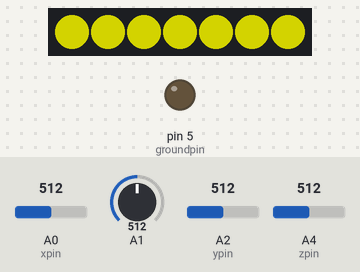
Simulated run of this sketch. Board: Arduino Uno, built with avr-gcc and run on an emulated ATmega328P. Shown: 7 RGB LEDs in strip order, left to right, output pins drawn as LEDs (lit = HIGH). Inputs (shaded band) come from the test bench; at power-on: A1 = 512, A0 (xpin) = 512, A2 (ypin) = 512, A4 (zpin) = 512. Dim RGB values are drawn brighter than linear; pins used as bus, display or sensor lines are not drawn; what the sketch prints to the serial monitor is not drawn.

Above: at 1.2 s.
1.3 s: A1 set to 591
2.8 s: A1 set to 611
At 3.3 s:
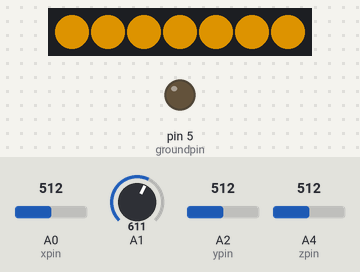
4.3 s: A1 set to 686
5.8 s: A1 set to 718
At 6.6 s:
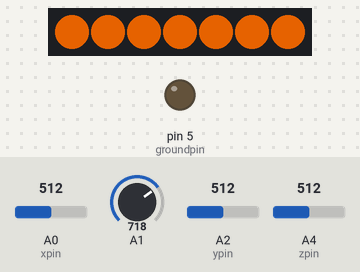
7.3 s: A1 set to 306
At 8.1 s:
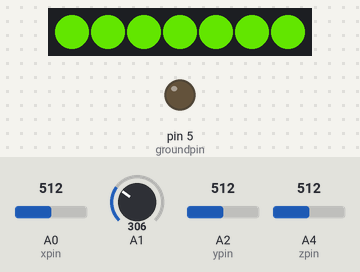
8.8 s: A1 set to 387
10.3 s: A1 set to 414
At 11.0 s:
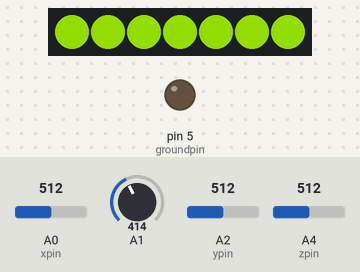
Timing chart, 0 to 12.9 s (numbered marks = the images above; inputs shaded):
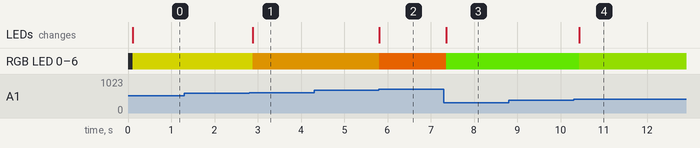

Measured:
- after the input at 1.3 s, every drawn part: stays the same
- after the input at 2.8 s, RGB LED 0–6: RGB(125, 125, 0) → RGB(150, 100, 0) after 0.08 s; the LEDs: change after 0.08 s (image 1)
- after the input at 4.3 s, every drawn part: stays the same
- after the input at 5.8 s, RGB LED 0–6: RGB(150, 100, 0) → RGB(175, 75, 0) at once; the LEDs: change at once (image 2)
- after the input at 7.3 s, RGB LED 0–6: RGB(175, 75, 0) → RGB(75, 175, 0) after 0.05 s; the LEDs: change after 0.05 s (image 3)
- after the input at 8.8 s, every drawn part: stays the same
- after the input at 10.3 s, RGB LED 0–6: RGB(75, 175, 0) → RGB(100, 150, 0) after 0.14 s; the LEDs: change after 0.14 s (image 4)

The sketch:

progra_final.ino
```cpp
#include <Adafruit_NeoPixel.h>
#define PINLED           6

#define NUMPIXELS      7
#define beta 4090 //beta del termistor

Adafruit_NeoPixel pixels = Adafruit_NeoPixel(NUMPIXELS, PINLED, NEO_GRB + NEO_KHZ800);
int delayval = 25; // delay for half a second


///////////////////variables de luis /////////////////////
const int groundpin = 5;             // analog input pin 5 -- ground
const int powerpin = 7;              // analog input pin 7 -- voltage
const int xpin = A0;                  // x-axis of the accelerometer
const int ypin = A2;                  // y-axis
const int zpin = A4;                  // z-axis (only on 3-axis models)
////////////////////////////////////////////////////////////////////////

void setup() {
  pixels.begin(); // This initializes the NeoPixel library;
  Serial.begin(9600);


  ////////////////////////// set de luis para xbee//////////////
  // Provide ground and power by using the analog inputs as normal
  // digital pins.  This makes it possible to directly connect the
  // breakout board to the Arduino.  If you use the normal 5V and
  // GND pins on the Arduino, you can remove these lines.
  pinMode(groundpin, OUTPUT);
  pinMode(powerpin, OUTPUT);
  digitalWrite(groundpin, LOW);
  digitalWrite(powerpin, HIGH);
  /////////////////////////////////////////////////////////////////
}

int temp=25;
int temp_anterior=0;
float tempC=0;

int a=0;
int red=10;
int green=245;
int blue=0;

void loop() {


  ////////////////////////impresiones seriales de luis
  // print the sensor values:
  Serial.print("x:");
  Serial.print(analogRead(xpin));
  // print a tab between values:
  Serial.print("\t");
  Serial.print("y:");
  Serial.print(analogRead(ypin));
  // print a tab between values:
  Serial.print("\t");
  Serial.print("z:");
  Serial.print(analogRead(zpin));
  Serial.println();
  // delay before next reading:
  delay(100);
  ///////////////////////////////////////////////////////////////

  temp_anterior=temp;
  temp= analogRead (1); /// cambie el pin de lectura de grabriel de 0 a 1
  RGB(temp,temp_anterior,tempC,red,green,blue);

  //Serial.println(temp);
  for(int i=0;i<NUMPIXELS;i++){

    pixels.setPixelColor(i, pixels.Color(red,green,blue));
    pixels.show(); // This sends the updated pixel color to the hardware.
  }
  delay(50);
}

void RGB(int &temp,int &temp_anterior,float &tempC, int &red,int &green, int &blue){

  a =1023 - temp;
  tempC = map(temp, 0, 1023, 20, 40);
  temp = map(temp, 0, 1023, 0, 255);

  if(temp<25){
  red=0;
  green=255;
  }
  if(temp>=25 && temp <50){
    red=25;
    green=225;
  }
  if(temp>=50 && temp <75){
    red=50;
    green=200;
  }
  if(temp>=75 && temp <100){
    red=75;
    green=175;
  }
  if(temp>=100 && temp <125){
    red=100;
    green=150;
  }
    if(temp>=125 && temp <150){
    red=125;
    green=125;
  }
  if(temp>=150 && temp <175){
    red=150;
    green=100;
  }
if(temp>=175 && temp <200){
    red=175;
    green=75;
  }

  if(temp>=200 && temp <175){
    red=200;
    green=50;
  }
if(temp>=225 && temp <200){
    red=225;
    green=25;
  }

  if(temp>=225 && temp <200){
    red=250;
    green=15;
  }
if(temp>=225 && temp <255){
    red=255;
    green=0;
  }
  /*

  if (temp>=temp_anterior){
    if(red<250){
      red=red+5;
      if(green>0){
      green=green-5;
      }else{
      green=0;
      }
    }else{
      red=255;
    }

  }else{

    if(red>0){
    red=red-5;
    if(green<255){
      green=green+5;
      }else{
      green=255;
      }
    }else{
    red=0;
    }

  }*/
}
```
